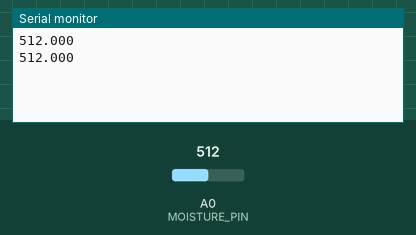
The sketch below on a simulated Arduino Uno, built with avr-gcc and run on an emulated ATmega328P. Parts: the last lines printed to the serial monitor. Inputs (shaded band) come from the test bench; at power-on: A0 (MOISTURE_PIN) = 512.

Above: at 3.8 s.
3.9 s: A0 (MOISTURE_PIN) set to 716
At 6.5 s:
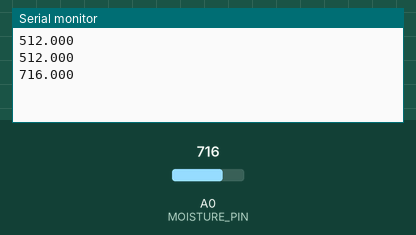
7.8 s: A0 (MOISTURE_PIN) set to 900
At 10.0 s:
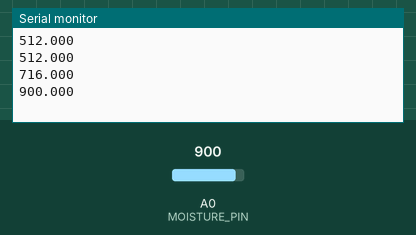
Timing chart, 0 to 11.5 s (numbered marks = the images above; inputs shaded):
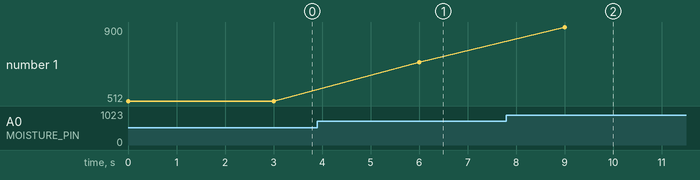

The sketch:

soil_moisture.ino
```cpp
int MOISTURE_PIN = A0;

void setup() {
  Serial.begin(115200);
  pinMode(MOISTURE_PIN, INPUT); //Set pin 8 as input pin, to receive data from Soil moisture sensor.
}

void loop() {
  float val = analogRead(MOISTURE_PIN);
  Serial.print(val, 3);
  Serial.print('\n');
  delay(3000);
}
```

Measured:
- after the input at 3.9 s, the serial monitor: prints a new line after 2.1 s (image 1)
- after the input at 7.8 s, the serial monitor: prints a new line after 1.2 s (image 2)
- plotted number 1: 512 → 716 after the input at 3.9 s, 716 → 900 after the input at 7.8 s
